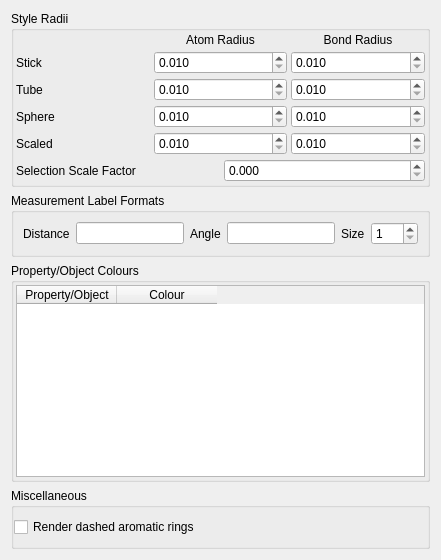
         <widget class="QWidget" name="StyleSubTab">
          <attribute name="title">
           <string>Style</string>
          </attribute>
          <layout class="QVBoxLayout" name="verticalLayout_13">
           <item>
            <widget class="QGroupBox" name="StyleRadiiGroup">
             <property name="sizePolicy">
              <sizepolicy hsizetype="Preferred" vsizetype="Minimum">
               <horstretch>0</horstretch>
               <verstretch>0</verstretch>
              </sizepolicy>
             </property>
             <property name="title">
              <string>Style Radii</string>
             </property>
             <layout class="QVBoxLayout">
              <property name="spacing">
               <number>4</number>
              </property>
              <property name="margin">
               <number>2</number>
              </property>
              <item>
               <layout class="QGridLayout">
                <property name="margin">
                 <number>0</number>
                </property>
                <property name="spacing">
                 <number>4</number>
                </property>
                <item row="2" column="0">
                 <widget class="QLabel" name="label_63">
                  <property name="text">
                   <string>Tube</string>
                  </property>
                 </widget>
                </item>
                <item row="4" column="1">
                 <widget class="QDoubleSpinBox" name="ScaledRadiusSpin">
                  <property name="sizePolicy">
                   <sizepolicy hsizetype="Minimum" vsizetype="Fixed">
                    <horstretch>0</horstretch>
                    <verstretch>0</verstretch>
                   </sizepolicy>
                  </property>
                  <property name="toolTip">
                   <string>Atom and selection radius for Scaled styled atoms</string>
                  </property>
                  <property name="decimals">
                   <number>3</number>
                  </property>
                  <property name="minimum">
                   <double>0.010000000000000</double>
                  </property>
                  <property name="maximum">
                   <double>100.000000000000000</double>
                  </property>
                  <property name="singleStep">
                   <double>0.010000000000000</double>
                  </property>
                 </widget>
                </item>
                <item row="3" column="1">
                 <widget class="QDoubleSpinBox" name="SphereRadiusSpin">
                  <property name="sizePolicy">
                   <sizepolicy hsizetype="Minimum" vsizetype="Fixed">
                    <horstretch>0</horstretch>
                    <verstretch>0</verstretch>
                   </sizepolicy>
                  </property>
                  <property name="toolTip">
                   <string>Atom and selection radius for Sphere styled atoms</string>
                  </property>
                  <property name="decimals">
                   <number>3</number>
                  </property>
                  <property name="minimum">
                   <double>0.010000000000000</double>
                  </property>
                  <property name="maximum">
                   <double>100.000000000000000</double>
                  </property>
                  <property name="singleStep">
                   <double>0.010000000000000</double>
                  </property>
                 </widget>
                </item>
                <item row="1" column="1">
                 <widget class="QDoubleSpinBox" name="StickRadiusSpin">
                  <property name="sizePolicy">
                   <sizepolicy hsizetype="Minimum" vsizetype="Fixed">
                    <horstretch>0</horstretch>
                    <verstretch>0</verstretch>
                   </sizepolicy>
                  </property>
                  <property name="toolTip">
                   <string>Selection radius for stick atoms</string>
                  </property>
                  <property name="decimals">
                   <number>3</number>
                  </property>
                  <property name="minimum">
                   <double>0.010000000000000</double>
                  </property>
                  <property name="maximum">
                   <double>100.000000000000000</double>
                  </property>
                  <property name="singleStep">
                   <double>0.010000000000000</double>
                  </property>
                 </widget>
                </item>
                <item row="2" column="1">
                 <widget class="QDoubleSpinBox" name="TubeRadiusSpin">
                  <property name="sizePolicy">
                   <sizepolicy hsizetype="Minimum" vsizetype="Fixed">
                    <horstretch>0</horstretch>
                    <verstretch>0</verstretch>
                   </sizepolicy>
                  </property>
                  <property name="toolTip">
                   <string>Atom and selection radius for Tube styled atoms</string>
                  </property>
                  <property name="decimals">
                   <number>3</number>
                  </property>
                  <property name="minimum">
                   <double>0.010000000000000</double>
                  </property>
                  <property name="maximum">
                   <double>100.000000000000000</double>
                  </property>
                  <property name="singleStep">
                   <double>0.010000000000000</double>
                  </property>
                 </widget>
                </item>
                <item row="4" column="0">
                 <widget class="QLabel" name="label_7">
                  <property name="text">
                   <string>Scaled</string>
                  </property>
                 </widget>
                </item>
                <item row="1" column="0">
                 <widget class="QLabel" name="label_565">
                  <property name="text">
                   <string>Stick</string>
                  </property>
                 </widget>
                </item>
                <item row="3" column="0">
                 <widget class="QLabel" name="label_62">
                  <property name="text">
                   <string>Sphere</string>
                  </property>
                 </widget>
                </item>
                <item row="0" column="1">
                 <widget class="QLabel" name="label_6">
                  <property name="sizePolicy">
                   <sizepolicy hsizetype="Minimum" vsizetype="Preferred">
                    <horstretch>0</horstretch>
                    <verstretch>0</verstretch>
                   </sizepolicy>
                  </property>
                  <property name="text">
                   <string>Atom Radius</string>
                  </property>
                  <property name="alignment">
                   <set>Qt::AlignCenter</set>
                  </property>
                 </widget>
                </item>
                <item row="0" column="2">
                 <widget class="QLabel" name="label_8">
                  <property name="text">
                   <string>Bond Radius</string>
                  </property>
                  <property name="alignment">
                   <set>Qt::AlignCenter</set>
                  </property>
                 </widget>
                </item>
                <item row="1" column="2">
                 <widget class="QDoubleSpinBox" name="StickBondRadiusSpin">
                  <property name="sizePolicy">
                   <sizepolicy hsizetype="Minimum" vsizetype="Fixed">
                    <horstretch>0</horstretch>
                    <verstretch>0</verstretch>
                   </sizepolicy>
                  </property>
                  <property name="decimals">
                   <number>3</number>
                  </property>
                  <property name="minimum">
                   <double>0.010000000000000</double>
                  </property>
                  <property name="maximum">
                   <double>100.000000000000000</double>
                  </property>
                  <property name="singleStep">
                   <double>0.010000000000000</double>
                  </property>
                 </widget>
                </item>
                <item row="2" column="2">
                 <widget class="QDoubleSpinBox" name="TubeBondRadiusSpin">
                  <property name="decimals">
                   <number>3</number>
                  </property>
                  <property name="minimum">
                   <double>0.010000000000000</double>
                  </property>
                  <property name="maximum">
                   <double>100.000000000000000</double>
                  </property>
                  <property name="singleStep">
                   <double>0.010000000000000</double>
                  </property>
                 </widget>
                </item>
                <item row="3" column="2">
                 <widget class="QDoubleSpinBox" name="SphereBondRadiusSpin">
                  <property name="decimals">
                   <number>3</number>
                  </property>
                  <property name="minimum">
                   <double>0.010000000000000</double>
                  </property>
                  <property name="maximum">
                   <double>100.000000000000000</double>
                  </property>
                  <property name="singleStep">
                   <double>0.010000000000000</double>
                  </property>
                 </widget>
                </item>
                <item row="4" column="2">
                 <widget class="QDoubleSpinBox" name="ScaledBondRadiusSpin">
                  <property name="decimals">
                   <number>3</number>
                  </property>
                  <property name="minimum">
                   <double>0.010000000000000</double>
                  </property>
                  <property name="maximum">
                   <double>100.000000000000000</double>
                  </property>
                  <property name="singleStep">
                   <double>0.010000000000000</double>
                  </property>
                 </widget>
                </item>
               </layout>
              </item>
              <item>
               <layout class="QHBoxLayout">
                <property name="spacing">
                 <number>6</number>
                </property>
                <property name="margin">
                 <number>0</number>
                </property>
                <item>
                 <widget class="QLabel" name="label_9">
                  <property name="sizePolicy">
                   <sizepolicy hsizetype="Minimum" vsizetype="Preferred">
                    <horstretch>0</horstretch>
                    <verstretch>0</verstretch>
                   </sizepolicy>
                  </property>
                  <property name="text">
                   <string>Selection Scale Factor</string>
                  </property>
                 </widget>
                </item>
                <item>
                 <widget class="QDoubleSpinBox" name="SelectionScaleSpin">
                  <property name="toolTip">
                   <string>The factor by which sphere-style atom radii are multiplied in order to generate the transparent selection spheres</string>
                  </property>
                  <property name="decimals">
                   <number>3</number>
                  </property>
                 </widget>
                </item>
               </layout>
              </item>
             </layout>
            </widget>
           </item>
           <item>
            <widget class="QGroupBox" name="MeasurementLabelFormatGroup">
             <property name="title">
              <string>Measurement Label Formats</string>
             </property>
             <layout class="QHBoxLayout" name="horizontalLayout_8">
              <item>
               <widget class="QLabel" name="label_14">
                <property name="text">
                 <string>Distance</string>
                </property>
               </widget>
              </item>
              <item>
               <widget class="QLineEdit" name="DistanceLabelFormatEdit">
                <property name="toolTip">
                 <string>C_style format string to use for on-screen distances</string>
                </property>
               </widget>
              </item>
              <item>
               <widget class="QLabel" name="label_15">
                <property name="text">
                 <string>Angle</string>
                </property>
               </widget>
              </item>
              <item>
               <widget class="QLineEdit" name="AngleLabelFormatEdit">
                <property name="toolTip">
                 <string>C_style format string to use for on-screen angles</string>
                </property>
               </widget>
              </item>
              <item>
               <widget class="QLabel" name="label_13">
                <property name="text">
                 <string>Size</string>
                </property>
               </widget>
              </item>
              <item>
               <widget class="QSpinBox" name="LabelSizeSpin">
                <property name="minimum">
                 <number>1</number>
                </property>
                <property name="maximum">
                 <number>200</number>
                </property>
               </widget>
              </item>
             </layout>
            </widget>
           </item>
           <item>
            <widget class="QGroupBox" name="ColourGroup">
             <property name="sizePolicy">
              <sizepolicy hsizetype="Expanding" vsizetype="Expanding">
               <horstretch>0</horstretch>
               <verstretch>0</verstretch>
              </sizepolicy>
             </property>
             <property name="title">
              <string>Property/Object Colours</string>
             </property>
             <layout class="QHBoxLayout" name="_2">
              <property name="spacing">
               <number>4</number>
              </property>
              <property name="margin">
               <number>2</number>
              </property>
              <item>
               <widget class="QTableWidget" name="ColoursTable">
                <property name="sizePolicy">
                 <sizepolicy hsizetype="Expanding" vsizetype="Expanding">
                  <horstretch>0</horstretch>
                  <verstretch>0</verstretch>
                 </sizepolicy>
                </property>
                <property name="minimumSize">
                 <size>
                  <width>0</width>
                  <height>32</height>
                 </size>
                </property>
                <property name="editTriggers">
                 <set>QAbstractItemView::NoEditTriggers</set>
                </property>
                <property name="selectionMode">
                 <enum>QAbstractItemView::SingleSelection</enum>
                </property>
                <property name="selectionBehavior">
                 <enum>QAbstractItemView::SelectRows</enum>
                </property>
                <property name="showGrid">
                 <bool>false</bool>
                </property>
                <column>
                 <property name="text">
                  <string>Property/Object</string>
                 </property>
                </column>
                <column>
                 <property name="text">
                  <string>Colour</string>
                 </property>
                </column>
               </widget>
              </item>
             </layout>
            </widget>
           </item>
           <item>
            <widget class="QGroupBox" name="MiscStyleOptions">
             <property name="title">
              <string>Miscellaneous</string>
             </property>
             <layout class="QVBoxLayout" name="verticalLayout_14">
              <property name="leftMargin">
               <number>0</number>
              </property>
              <item>
               <widget class="QCheckBox" name="RenderDashedAromaticsCheck">
                <property name="text">
                 <string>Render dashed aromatic rings</string>
                </property>
               </widget>
              </item>
             </layout>
            </widget>
           </item>
          </layout>
         </widget>
